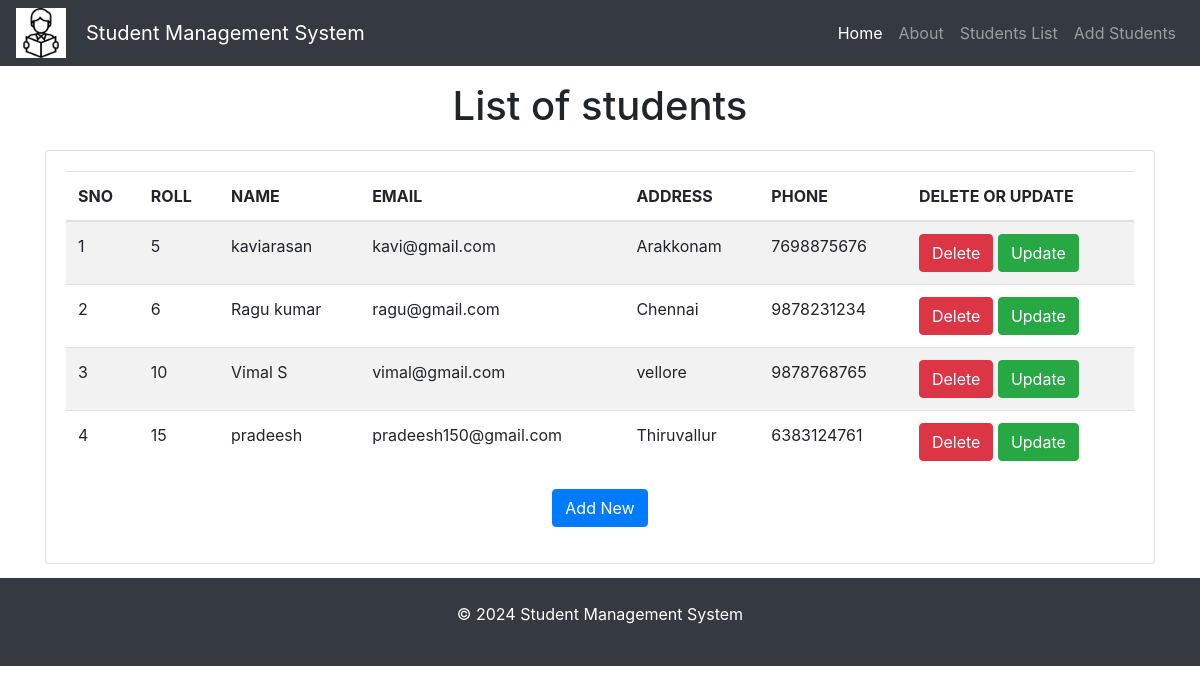
/std/, run on the app's committed database.
### std/models.py (models this page shows)
class Student(models.Model):
    roll=models.CharField(max_length=100)
    name=models.CharField(max_length=50)
    email=models.CharField(max_length=150)
    address=models.CharField(max_length=200)
    phone=models.CharField(max_length=10)

### std/views.py (the view)
# urls.py: path("",home),
def home(request):
    std=Student.objects.all()
    return render(request,"std/home.html", {'std':std})

### templates/std/home.html (shortened to what this page needs)
<!doctype html>
<html lang="en">
  <head>
    <link rel="stylesheet" href="https://cdn.jsdelivr.net/npm/bootstrap@4.0.0/dist/css/bootstrap.min.css">
  </head>
  <body>
    {% include 'std/navbar.html' %}
    <h1 class="text-center my-3">List of students</h1>
    <div class="container">
      <div class="row">
        <div class="col-md-12 my-1">
          <div class="card">
            <div class="card-body">
              <table class="table table-striped">
                <thead>
                  <tr>
                    <th>SNO</th>
                    <th>ROLL</th>
                    <th>NAME</th>
                    <th>EMAIL</th>
                    <th>ADDRESS</th>
                    <th>PHONE</th>
                    <th>DELETE  OR  UPDATE</th>
                  </tr>
                </thead>
                <tbody>
                  {% for s in std %}
                  <tr>
                    <td>{{forloop.counter}}</td>
                    <td>{{s.roll}}</td>
                    <td>{{s.name}}</td>
                    <td>{{s.email}}</td>
                    <td>{{s.address}}</td>
                    <td>{{s.phone}}</td>
                    <td>
                      <a href="/std/delete-std/{{s.id}}" class="btn btn-danger md-sm">Delete</a>
                      <a href="/std/update-std/{{s.id}}" class="btn btn-success md-sm">Update</a>
                    </td>
                  </tr>
                  {% endfor %}
                </tbody>
              </table>
              <div class="text-center my-3">
                <a href="/std/add-std/" class="btn btn-primary md-sm">Add New</a>
                </div>
            </div>
          </div>
        </div>
      </div>
    </div>
    {% include 'std/footer.html' %}
  </body>
</html>

### templates/std/navbar.html (shortened to what this page needs)
  {% load static %}
  <nav class="navbar navbar-expand-lg navbar-dark bg-dark">
    <img src="{% static 'reading.png' %}" width="50px" style="background-color: white;margin-right: 20px;">
    <a class="navbar-brand" href="/std/index">Student Management System</a>
    <div class="collapse navbar-collapse" id="navbarNav">
        <ul class="navbar-nav ml-auto">
            <li class="nav-item active">
                <a class="nav-link" href="/std/index">Home <span class="sr-only">(current)</span></a>
            </li>
            <li class="nav-item">
                <a class="nav-link" href="/std/index/#about">About</a>
            </li>
            <li class="nav-item">
                <a class="nav-link" href="/std/home/">Students List</a>
            </li>
            <li class="nav-item">
                <a class="nav-link" href="/std/add-std/">Add Students</a>
            </li>
        </ul>
    </div>
</nav>

### templates/std/footer.html
<footer class="text-center py-4 bg-dark" style="margin-top: 10px;">
    <p class="text-white">© 2024 Student Management System</p>
  </footer>

### data on the page
Student: roll "5", name "kaviarasan", email "kavi@gmail.com", address "Arakkonam", phone "7698875676"
Student: roll "6", name "Ragu kumar", email "ragu@gmail.com", address "Chennai", phone "9878231234"
Student: roll "10", name "Vimal S", email "vimal@gmail.com", address "vellore", phone "9878768765"
Student: roll "15", name "pradeesh", email "pradeesh150@gmail.com", address "Thiruvallur", phone "6383124761"
